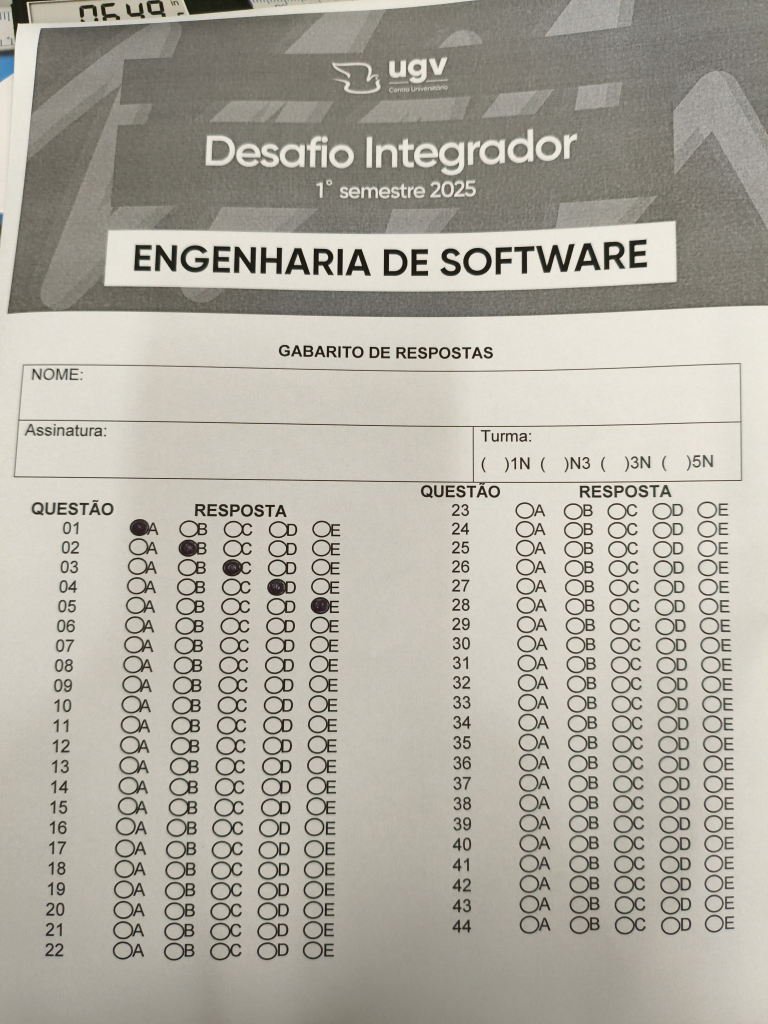
#> input picture api/uploads/respostas/teste.jpg, 3072 x 4096 px, found by its file name (shown at 1/4 size)
$ python teste.py
#> lines starting #> are read from the running program, lines starting #| are printed output that depends on the picture; after the words box and inside, x2 and y2 are one past the last pixel; in counts of white or black regions, pixels touching at a corner belong together
import cv2
import pytesseract
import re

# 📸 Carrega imagem
imagem_path = "uploads/respostas/teste.jpg"
imagem = cv2.imread(imagem_path)
#> imagem is the input picture: shape (4096, 3072, 3); mean B, G, R 160.7, 171.5, 175
if imagem is None:
    print("❌ ERRO: imagem não encontrada.")
    exit()

# Escala de cinza
imagem_cinza = cv2.cvtColor(imagem, cv2.COLOR_BGR2GRAY)

# Binarização
_, imagem_bin = cv2.threshold(imagem_cinza, 150, 255, cv2.THRESH_BINARY_INV)
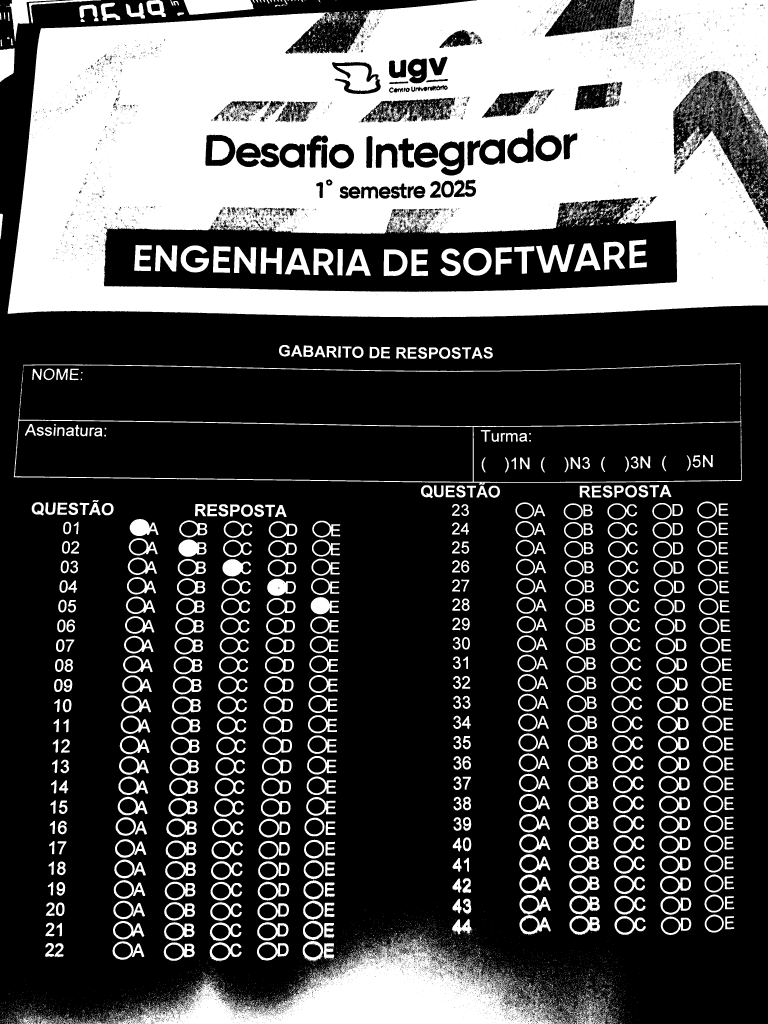
#> imagem_bin: shape (4096, 3072) (shown at 1/4 size); 30.9% white; 15402 white regions (14253 under 20 px), largest, box (x1, y1, x2, y2) and area: (30, 0, 3072, 1269) 2608058, (427, 3747, 2256, 4096) 257890, (55, 1493, 2967, 1940) 24265

# 🔲 Define área de interesse (retângulo das questões)
x_roi, y_roi, w_roi, h_roi = 130, 2000, 2900, 2000
area_questoes = imagem_bin[y_roi:y_roi+h_roi, x_roi:x_roi+w_roi]
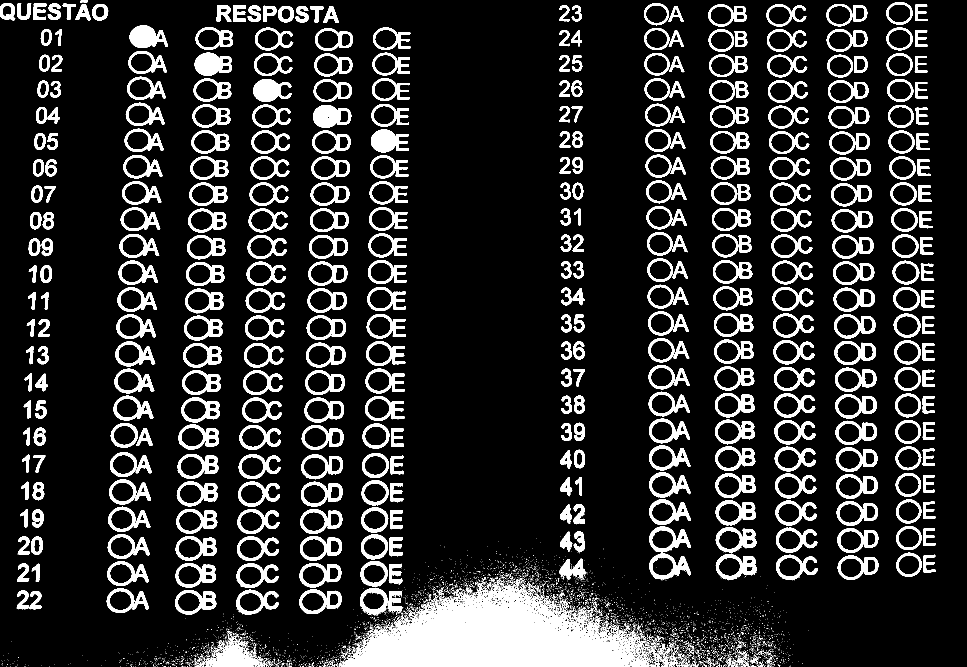
#> area_questoes: shape (2000, 2900) (shown at 1/3 size); 14.3% white; 6909 white regions (6377 under 20 px), largest, box (x1, y1, x2, y2) and area: (1028, 1747, 1945, 2000) 114074, (614, 1917, 783, 2000) 5397, (584, 158, 696, 227) 5323

# 🧪 Salvar recorte para debug se quiser
cv2.imwrite("debug_area_questoes.jpg", area_questoes)

# Rodar OCR apenas dentro da área
custom_config = r'-c tessedit_char_whitelist=0123456789 --psm 6'
#> (the run stopped early here; a loop or call above may not have finished)
